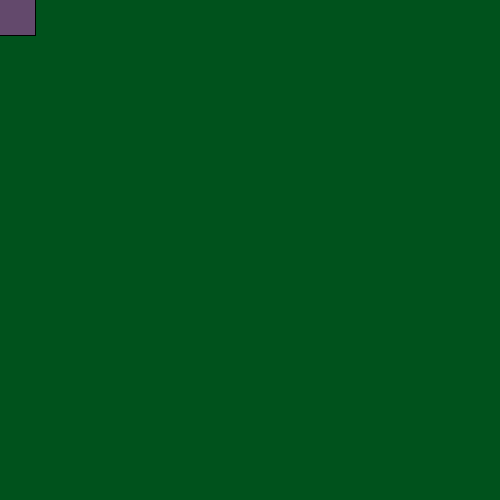
Frame 1 (no input)
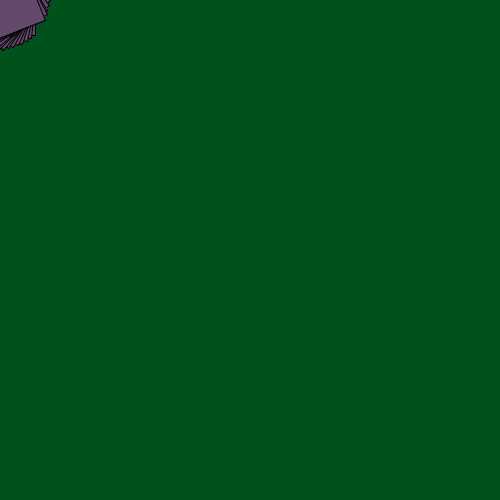
Frame 60 (the mouse pressed at the canvas centre just before this capture)
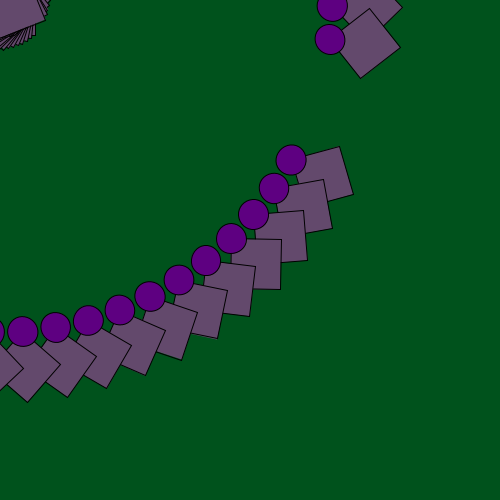
Frame 120 (the mouse held since frame 60 and released just before this capture)

The Processing sketch that drew these frames (run headless with seeded random() and noise(); from frame 60 on, the mouse is pressed at the canvas centre):

// Processing sketch: processing_139485
// ── processing_139485.pde

float angle = 0.0;

void setup() {
  size(500, 500);
  background(0,82,28);
  smooth();
}

void draw() {
  rotate(angle);
  translate(mouseX, mouseY);
  fill(99,73,108);
  rect(-15, -15, 50, 50);
  angle += 0.1;
  fill(94,0,129);
  ellipse(-15, -15, 30, 30);
}
